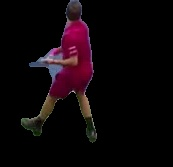
#> input picture img/waw_fore_removed_bg/rembg/frame21.jpg, 173 x 167 px, found by its file name
$ python test2CV.py
#> lines starting #> are read from the running program, lines starting #| are printed output that depends on the picture; after the words box and inside, x2 and y2 are one past the last pixel; in counts of white or black regions, pixels touching at a corner belong together
import cv2
import numpy as np

img = cv2.imread('frames/frame21.jpg')
#> img is the input picture: shape (167, 173, 3); mean B, G, R 9, 5.9, 13.7
cv2.imshow('Original', img)
gray = cv2.cvtColor(img, cv2.COLOR_BGR2GRAY)
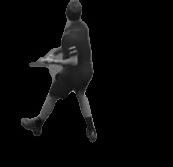
#> gray: shape (167, 173); min 0, max 186, mean 8.6

canny = cv2.Canny(gray, 30, 200)
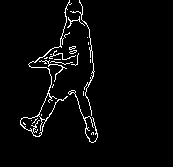
#> canny: shape (167, 173); 3.2% white in thin lines or dots, all inside (x1, y1, x2, y2) = (20, 0, 98, 143)
print(canny)
#> (printed output is left out)
contours, hierarchy = cv2.findContours(canny,
   cv2.RETR_TREE, cv2.CHAIN_APPROX_SIMPLE)
#> contours = 31 contours, 28 with area under 20; largest, box (x1, y1, x2, y2) and area: (20, 0, 72, 137) 366, (20, 115, 46, 137) 310, (68, 90, 98, 143) 32
print("Number of Contours = " ,len(contours))
#| Number of Contours =  31
cv2.imshow('Canny Edges', canny)

# [8 lines of commented-out code are left out]
import random
i =0
for contour in contours:
   i+=1
   test=cv2.arcLength(contour,True)
   #print(test)
   if(test>10):
      color = tuple(np.random.random(size=3) * 256)
      cv2.drawContours(img, contour, -1, color, 3)
#> this loop made 31 passes
#> (contour, test, color) on pass 11: ([[54, 59], [60, 59]], 12, (22.31, 5.18, 213.2))
#> (test, color) on passes 1, 4, 6, 8, 9, 14: (10.24, (140.5, 183.1, 154.3)), (245.4, (139.5, 108.5, 165.3)), (13.07, (112, 228.3, 246.7)), (48.97, (98.16, 202.7, 135.4)), (114.8, (145.4, 237, 18.19)), (35.9, (199.2, 222.7, 250.5))
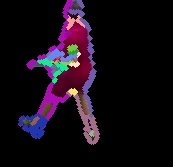
#> img: shape (167, 173, 3); 10.55% of pixels changed, all inside (x1, y1, x2, y2) = (18, 0, 100, 145)
#> after the loop, i = 31

cv2.imshow('Contours', img)
print(i)
#| 31
cv2.waitKey(0)
cv2.destroyAllWindows()

$ run again, with img/waw_fore_removed_bg/rembg/frame0.jpg copied over img/waw_fore_removed_bg/rembg/frame21.jpg
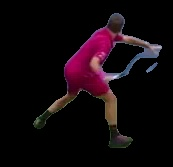
#> input picture img/waw_fore_removed_bg/rembg/frame0.jpg, 173 x 167 px, found by its file name
#> img is the input picture: shape (167, 173, 3); mean B, G, R 12.1, 7.9, 17.3
#> `canny = cv2.Canny(gray, 30, 200)`:
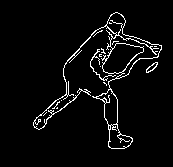
#> canny: shape (167, 173); 4.3% white in thin lines or dots, all inside (x1, y1, x2, y2) = (33, 12, 162, 149)
#> (printed output is left out)
#> contours = 26 contours, 19 with area under 20; largest, box (x1, y1, x2, y2) and area: (33, 12, 162, 149) 2622, (106, 12, 162, 79) 940, (102, 43, 144, 74) 716, (96, 89, 118, 126) 406, (108, 124, 133, 149) 352, (146, 62, 158, 73) 52, (146, 62, 158, 73) 38
#| Number of Contours =  26
#> the loop `for contour in contours:` made 26 passes
#> (test, color) on passes 3, 7, 8, 9, 10, 11, 12, 13: (22.73, (140.5, 183.1, 154.3)), (33.8, (139.5, 108.5, 165.3)), (31.46, (112, 228.3, 246.7)), (10.83, (98.16, 202.7, 135.4)), (154.5, (145.4, 237, 18.19)), (18.49, (22.31, 5.18, 213.2)), (22.97, (199.2, 222.7, 250.5)), (1173.3, (204.6, 118.1, 199.8))
#> after the loop `for contour in contours:`:
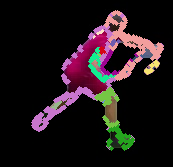
#> img: shape (167, 173, 3); 12.86% of pixels changed, all inside (x1, y1, x2, y2) = (31, 10, 164, 151)
#> after the loop `for contour in contours:`: i = 26
#| 26

$ run again, with img/waw_fore_removed_bg/rembg/frame10.jpg copied over img/waw_fore_removed_bg/rembg/frame21.jpg
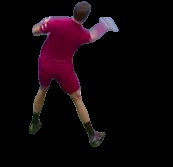
#> input picture img/waw_fore_removed_bg/rembg/frame10.jpg, 173 x 167 px, found by its file name
#> img is the input picture: shape (167, 173, 3); mean B, G, R 10.8, 6.5, 16.5
#> `canny = cv2.Canny(gray, 30, 200)`:
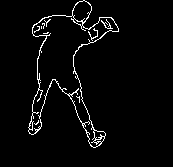
#> canny: shape (167, 173); 3.3% white in thin lines or dots, all inside (x1, y1, x2, y2) = (28, 0, 119, 148)
#> (printed output is left out)
#> contours = 21 contours, 15 with area under 20; largest, box (x1, y1, x2, y2) and area: (28, 0, 119, 148) 4828, (28, 15, 119, 148) 4252, (72, 0, 92, 23) 290, (93, 130, 106, 140) 70, (93, 136, 105, 143) 28, (73, 18, 83, 27) 28
#| Number of Contours =  21
#> the loop `for contour in contours:` made 21 passes
#> (test, color) on passes 1, 3, 4, 8, 10, 11, 12, 13: (620.7, (140.5, 183.1, 154.3)), (29.56, (139.5, 108.5, 165.3)), (46.63, (112, 228.3, 246.7)), (20.73, (98.16, 202.7, 135.4)), (27.56, (145.4, 237, 18.19)), (823.7, (22.31, 5.18, 213.2)), (13.9, (199.2, 222.7, 250.5)), (17.66, (204.6, 118.1, 199.8))
#> after the loop `for contour in contours:`:
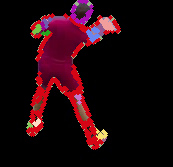
#> img: shape (167, 173, 3); 11.14% of pixels changed, all inside (x1, y1, x2, y2) = (26, 0, 121, 150)
#> after the loop `for contour in contours:`: i = 21
#| 21
